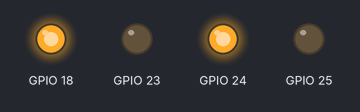
The program below on a simulated Raspberry Pi (BCM pin numbers). On the bench: output pins drawn as LEDs (lit = HIGH). At 40.0 s the program stops and its outputs stay as they are.

Above: at 0.5 s.
At 2.5 s:
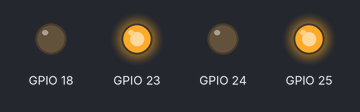
At 3.5 s:
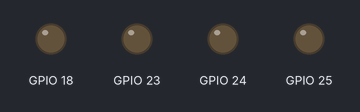
Timing chart, 0 to 5.2 s (numbered marks = the images above):
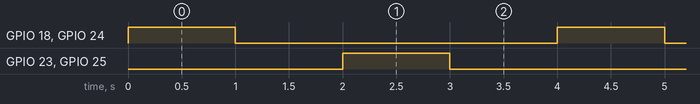

The program:

Oefening5.py
```python
import RPi.GPIO as GPIO
import time

GPIO.setmode(GPIO.BCM)

def blink(pin1, pin2, pin3, pin4):
    GPIO.setup(pin1, GPIO.OUT)
    GPIO.setup(pin2, GPIO.OUT)
    GPIO.setup(pin3, GPIO.OUT)
    GPIO.setup(pin4, GPIO.OUT)
    GPIO.output(pin1, 1)
    GPIO.output(pin3, 1)
    time.sleep(1)
    GPIO.output(pin1, 0)
    GPIO.output(pin3, 0)
    time.sleep(1)
    GPIO.output(pin2, 1)
    GPIO.output(pin4, 1)
    time.sleep(1)
    GPIO.output(pin2, 0)
    GPIO.output(pin4, 0)
    time.sleep(1)


for i in range(0, 10):
    blink(18, 23, 24, 25)

GPIO.cleanup()
```

Measured:
- by itself, GPIO 18, GPIO 23–25: alternates HIGH for 1.0 s and LOW for 3.0 s
- by itself, everything shown: repeats every 4.0 s, in 4 steps
